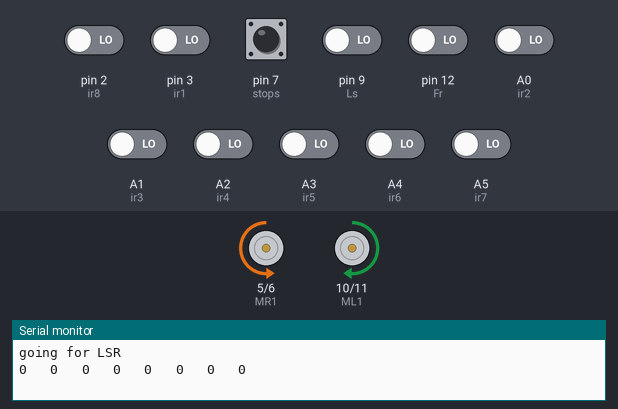
The sketch below on a simulated Arduino Uno, built with avr-gcc and run on an emulated ATmega328P. Shown: motor-driver pin pairs drawn as motors (green arrow = first pin HIGH = forward, orange = second pin HIGH = backward, longer = more drive), the last lines printed to the serial monitor. The inputs (shaded band) are chosen by the test bench; at power-on: A0 (ir2), A1 (ir3), A2 (ir4), A3 (ir5), A4 (ir6), A5 (ir7), pin 2 (ir8), pin 3 (ir1), pin 7 (stops), pin 9 (Ls), pin 12 (Fr) LOW.

Above: at 1.2 s.
1.3 s: A1 (ir3) driven HIGH
At 2.3 s:
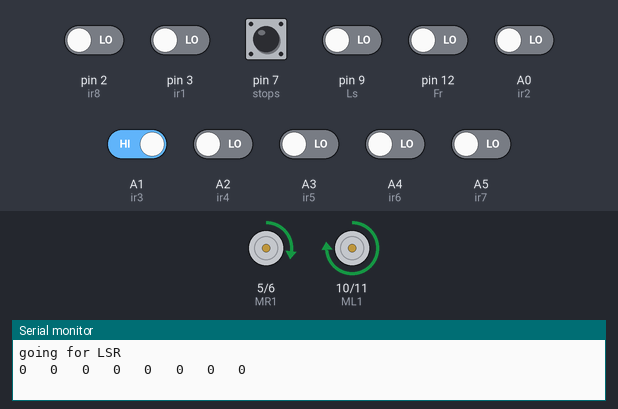
2.8 s: pin 2 (ir8) driven HIGH
At 4.0 s:
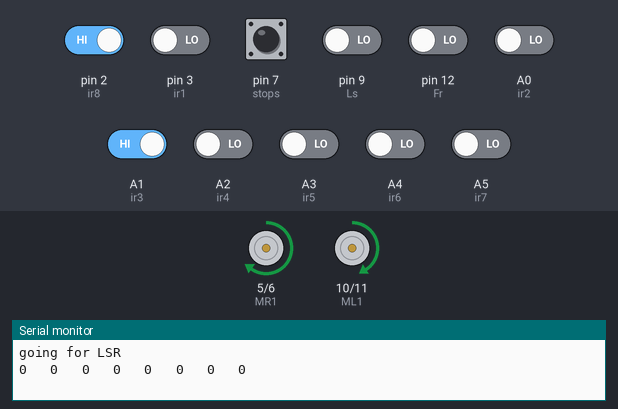
4.3 s: A4 (ir6) driven HIGH
At 5.0 s:
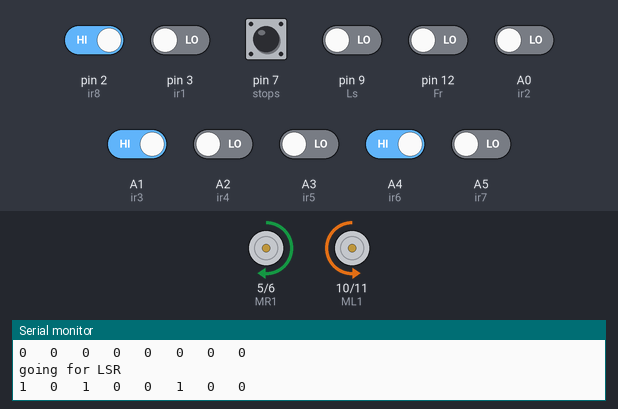
Timing chart, 0 to 7.3 s (numbered marks = the images above; inputs shaded):
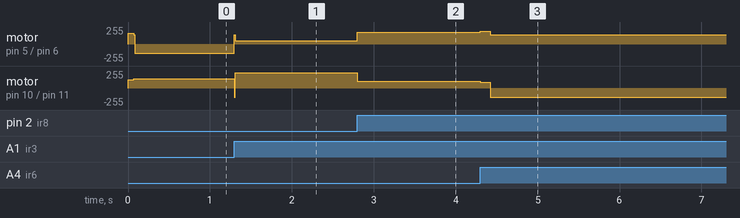

Measured:
- after the input at 1.3 s, motor on pin 5 (MR1) / pin 6 (MR2): backward 140/255 → forward 50/255 at once; motor on pin 10 (ML1) / pin 11 (ML2): forward 140/255 → forward 230/255 at once
- after the input at 2.8 s, motor on pin 5 (MR1) / pin 6 (MR2): forward 50/255 → forward 176/255 at once; motor on pin 10 (ML1) / pin 11 (ML2): forward 230/255 → forward 104/255 at once
- after the input at 4.3 s, motor on pin 5 (MR1) / pin 6 (MR2): forward 176/255 → forward 194/255 at once, → forward 140/255 0.12 s later; motor on pin 10 (ML1) / pin 11 (ML2): forward 104/255 → forward 86/255 at once, → backward 140/255 0.12 s later

The sketch:

NODE_detection_stop.ino
```cpp
#define ir1  3
#define ir2  A0
#define ir3  A1
#define ir4  A2
#define ir5  A3
#define ir6  A4
#define ir7  A5
#define ir8  2
#define stops 7


#define Ls 9
#define Rs 7
#define Fr 12

int dLs=0;
int dRs=0;
int dFr=0;

int lsr_node_avoid = 0;

int ir[8];                      // ir[0] -> rightfar
// ir[1] ->
// ir[2] -> rightnear
// ir[3] -> rightcenter
// ir[4] -> leftcenter
// ir[5] -> leftnear
// ir[6] ->
// ir[7] -> leftfar
int irr[8];
//// out 4
#define ML1 10
#define ML2 11

#define MR1 5
#define MR2 6

int leapTime = 150;

int v = 140;
int error = 0, prev_error = 0;
float Kp = 18, Kd = 8; // KP=14, kD=6
int weights[8] = { -10, -7, -5, -1, 1, 5, 7, 10};
int avg_error = 0, sensors = 0, output = 0, leftmot = 0, rightmot = 0;
unsigned long t;

int lsrinit=0;
int pidinit=0;

int nodedetect=0;
int curr_avoid = 0;
int node_arr[2][2];

void setup() {
  // put your setup code here, to run once
  pinMode(ir1, INPUT);
  pinMode(ir2, INPUT);
  pinMode(ir3, INPUT);
  pinMode(ir4, INPUT);
  pinMode(ir5, INPUT);
  pinMode(ir6, INPUT);
  pinMode(ir7, INPUT);
  pinMode(ir8, INPUT);
  pinMode(stops, INPUT);
  pinMode(Ls, INPUT);
  pinMode(Rs, INPUT);
  pinMode(Fr, INPUT);

  pinMode(ML1, OUTPUT);
  pinMode(ML2, OUTPUT);
  pinMode(MR1, OUTPUT);
  pinMode(MR2, OUTPUT);

 Serial.begin(9600);
}

void loop() {

  readSensors();   //// '0' -> white      '1' -> black
    if((!ir[0] && !ir[7]) && !lsrinit){
    checknode();
  }

  if ((ir[0] && ir[1] && ir[2]) || (ir[5] && ir[7]) ||
      (ir[0] && ir[1] && ir[2] && ir[3] && ir[4] && ir[7]) ||
      (!ir[0] && !ir[1] &&  !ir[2] && !ir[3] && !ir[4] && !ir[5] &&  !ir[6] && !ir[7]))
  {
    Serial.println("going for LSR");
    lsrinit=1;
    for(int i=0; i<8 ; i++)
       irr[i] = 0;
    t = millis();
    while (millis() - t < 70) {
      readSensors();
      for (int i = 0; i < 8; i++)
      {
        if (irr[i] == 0)
          irr[i] = ir[i];
      }
      straight();
    }
      for(int i=7; i>=0; i--)
      {
        Serial.print(irr[i]);
        Serial.print("   ");
        }
        Serial.println("");
    LSR();        // when we get any junction point. it will deside the priorirty of turn by (LSR)
  }
  else {
    //////Serial.println("going straight");
    if(lsr_node_avoid==0)
    lsrinit=0;
    straight();
  }

  if(millis() - curr_avoid>500){
  lsr_node_avoid = 0;
  curr_avoid = millis();
  }

}


void readSensors() {

  ir[0] = digitalRead(ir1);
  ir[1] = digitalRead(ir2);
  ir[2] = digitalRead(ir3);
  ir[3] = digitalRead(ir4);
  ir[4] = digitalRead(ir5);
  ir[5] = digitalRead(ir6);
  ir[6] = digitalRead(ir7);
  ir[7] = digitalRead(ir8);

  dLs=digitalRead(Ls);
  dRs=digitalRead(Rs);
  dFr=digitalRead(Fr);

//  dstops = digitalRead(stops);

   //////Serial.print(ir[0]);
  //////Serial.print("   ");
//  Serial.print("          ");
//  Serial.println(dFr);
//  Serial.print("        ");
//  Serial.print(dLs);
//  Serial.print("   ");
//  Serial.print(dRs);
//  Serial.println("        ");
//  Serial.print(ir[6]);
//  Serial.print("   ");
//  Serial.print(ir[5]);
//  Serial.print("   ");
//  Serial.print(ir[4]);
//  Serial.print("   ");
//  Serial.print(ir[3]);
//  Serial.print("   ");
//  Serial.print(ir[2]);
//  Serial.print("   ");
//  Serial.print(ir[1]);
//  //////Serial.print("   ");
//  //////Serial.print(ir[7]);
//  Serial.println("   ");
  //////Serial.println("---------------------");
}

void checknode(){
//  if(dLs && dRs && ir[4] && ir[5] && !ir[2] &&  !ir[3]){
//    Serial.println("Hogya1");
//    hogya();
//  }
//  else if(!dLs && !dRs && !ir[4] && !ir[5] && !ir[2] && ! ir[3]){
//    Serial.println("Hogya2");
//    hogya();
//  }
//  else if(dLs && dRs && !ir[4] && !ir[5] && !ir[2] && ! ir[3]){
//    Serial.println("Hogya3");
//    hogya();
//  }
//  else if(dLs && !dRs && (((ir[1] && ir[2] && ir[3] && ir[4]) || (ir[2] && ir[3] && ir[4] && ir[5]) || (ir[3] && ir[4] && ir[5] && ir[6]) || (ir[1] && ir[2] && ir[3]) || (ir[2] && ir[3] && ir[4]) || (ir[3] && ir[4] && ir[5]) || (ir[4] && ir[5] && ir[6])))){
//    Serial.println("Hogya3");
//    hogya();
//  }
//  else if(dLs && !dRs && ir[4] && ir[5] && !ir[2] &&  !ir[3]){
//    Serial.println("Hogya4");
//    hogya();
//  }

  if(ir[2]==ir[3] && ir[4]==ir[5] && (dLs || dRs) && dFr)
  {
     Serial.println("node detected");
     int in_1 = ir[2];
     int in_2 = ir[4];
     int in_3 = dLs;
     int in_4 = dRs;
     int n = 200;
     int cnt = 0;
     node_arr[0][0] = 0;
     node_arr[0][1] = 0;
     node_arr[1][0] = 0;
     node_arr[1][1] = 0;
     for(int i=0;i<n;i++){
     node_arr[0][0] += dLs;
     node_arr[0][1] += dRs;
     node_arr[1][0] += ir[4];
     node_arr[1][1] += ir[2];
     cnt++;
     }
     node_arr[0][0] /= cnt;
     node_arr[0][1] /= cnt;
     node_arr[1][0] /= cnt;
     node_arr[1][1] /= cnt;
     if(node_arr[0][0]==in_3 && node_arr[0][1]==in_4 && node_arr[1][0]==in_2 && node_arr[1][1]==in_1)
     {
      Serial.println("Node confirmed");
      char buffer[40];
    sprintf(buffer, "%d --- %d", node_arr[0][0], node_arr[0][1]);
    Serial.println(buffer);
    sprintf(buffer, "%d --- %d", node_arr[1][0], node_arr[1][1]);
    Serial.println(buffer);
    done();
     }
  }
//  if(ir[2]==ir[3] && ir[4]==ir[5] && (!dLs && !dRs) && dFr){
//     Serial.println("all white node detected");
//  }
}

void LSR() {    // for junction points


  /* analogWrite(ML1, v);
    analogWrite(ML2, 0);
    analogWrite(MR1, v);
    analogWrite(MR2, 0);
    delay(50);*/

  if (digitalRead(ir1) && digitalRead(ir2) && digitalRead(ir4) && digitalRead(ir6) && digitalRead(ir8) && digitalRead(stops)){
    done();
  }

  if (irr[7] || irr[6] )
  { t = millis();
    //if(( ir[0] && ir[7]) || ( ir[1] && ir[6])){     // case '1' or case '2'
    //////Serial.println("case '1' or case '2'");
    while (millis() - t < 50)
      straight();
    turnLeft();
  }

  else if (irr[0] || irr[1] ) {              // case '4' or case'6'  and one more hiden case to be find!
    if (digitalRead(ir1) || digitalRead(ir2) || digitalRead(ir3) || digitalRead(ir4) || digitalRead(ir5) || digitalRead(ir6) || digitalRead(ir7) || digitalRead(ir8)) {
      //////Serial.println("case '4' \n stright");
      straight();// only case'6'
    }
    else {
      t=millis();
      while (millis() - t < 50)
        straight();
      //////Serial.println("case '6'");
      turnRight();
    }
  }
  else if (!irr[0] && !irr[1] &&  !irr[2] && !irr[3] && !irr[4] && !irr[5] &&  !irr[6] && !irr[7]) {        // case'7'
    //////Serial.println("case '7'");
    turnAround();
    lsr_node_avoid = 1;
    curr_avoid = millis();
  }
}


void done() {
  Serial.print("######DONE#######");
  analogWrite(ML1, 0);
  analogWrite(ML2, 0);
  analogWrite(MR1, 0);
  analogWrite(MR2, 0);
  done();
}

/*void straight(){ //////////////////////////////////////////////////////////////////////////////////////// without PID

  if(ir[3]==1 && ir[4] ==1)
  {
    analogWrite(ML1, v);
    analogWrite(ML2, 0);
    analogWrite(MR1, v);
    analogWrite(MR2, 0);

    }
  else if(ir[2]==1 && ir[3]==1){
    analogWrite(ML1, v+20);
    analogWrite(ML2, 0);
    analogWrite(MR1, v-20);
    analogWrite(MR2, 0);
    }
  else if(ir[4]==1 && ir[5]==1){
    analogWrite(ML1, v-20);
    analogWrite(ML2, 0);
    analogWrite(MR1, v+20);
    analogWrite(MR2, 0);
    }
  else if(ir[1]==1 && ir[2]==1){
    analogWrite(ML1, v+40);
    analogWrite(ML2, 0);
    analogWrite(MR1, v-40);
    analogWrite(MR2, 0);
    }
  else if(ir[5]==1 && ir[6]==1){
    analogWrite(ML1, v-40);
    analogWrite(ML2, 0);
    analogWrite(MR1, v+40);
    analogWrite(MR2, 0);
    }
  else if(ir[0]==1 )
  { while(digitalRead(ir5)!=1)
  {
    analogWrite(ML1, v);
    analogWrite(ML2, 0);
    analogWrite(MR1, 0);
    analogWrite(MR2, v);
    }}
  else if( ir[7]==1)
  { while(digitalRead(ir4)!=1)
    {analogWrite(ML1, 0);
    analogWrite(ML2, v);
    analogWrite(MR1, v);
    analogWrite(MR2, 0);
    }}

  else {
    analogWrite(ML1, v);
    analogWrite(ML2, 0);
    analogWrite(MR1, v);
    analogWrite(MR2, 0);
    }

  }   ////////////////////////////////////////////////////////////////////////////////////////////////////////

*/
void straight() { //////////////////////////////////////////////////////////////////////////////////////// By PID controlling
  prev_error = avg_error;
  for (int i = 0; i < 8; i++)
  { if (ir[i])
      sensors++;
    error += ir[i] * weights[7 - i];
  }
  avg_error = error / sensors;
  sensors = 0; error = 0;
  output = Kp * avg_error + Kd * (avg_error - prev_error);

  leftmot = v + output;
  rightmot = v - output;
  leftmot = constrain(leftmot, 0, 255);
  rightmot = constrain(rightmot, 0, 255);
  analogWrite(ML1, leftmot);
  analogWrite(ML2, LOW);
  analogWrite(MR1, rightmot);
  analogWrite(MR2, LOW);

  //////Serial.print(leftmot);
  //////Serial.print("          ");
  //////Serial.println(rightmot);
  output = 0;
}


void turnLeft() {
  //////Serial.print("turn left starts");
  while (digitalRead(ir8) || digitalRead(ir7) || digitalRead(ir6) || digitalRead(ir5) || digitalRead(ir4) || digitalRead(ir3) || digitalRead(ir2) || digitalRead(ir1))
  {
    analogWrite(ML1, 0);
    analogWrite(ML2, v);
    analogWrite(MR1, v);
    analogWrite(MR2, 0);
    //////Serial.println("In while 1 ");
  }

  while (!digitalRead(ir5) && !digitalRead(ir4) && !digitalRead(ir3) && !digitalRead(ir2)) {
    analogWrite(ML1, 0);
    analogWrite(ML2, v);
    analogWrite(MR1, v);
    analogWrite(MR2, 0);
    //////Serial.println("In while 2");
  }
  analogWrite(ML1, v);   // this thing is due overshoot of motors
  analogWrite(ML2, 0);
  analogWrite(MR1, 0);
  analogWrite(MR2, v);
  delay(10);
  //////Serial.println("turn left ends");

}


void turnRight() {
  //////Serial.println("turn right starts");
  while (digitalRead(ir8) || digitalRead(ir7) || digitalRead(ir6) || digitalRead(ir5) || digitalRead(ir4) || digitalRead(ir3) || digitalRead(ir2) || digitalRead(ir1)) {
    analogWrite(ML1, v);
    analogWrite(ML2, 0);
    analogWrite(MR1, 0);
    analogWrite(MR2, v);
    //////Serial.println("In while 1 ");
  }

  while ( !digitalRead(ir4) && !digitalRead(ir5) && !digitalRead(ir6) && !digitalRead(ir7) ) {
    analogWrite(ML1, v);
    analogWrite(ML2, 0);
    analogWrite(MR1, 0);
    analogWrite(MR2, v);
    //////Serial.println("In while 2 ");
  }
  analogWrite(ML1, 0);   // this thing is due overshoot of motors
  analogWrite(ML2, v);
  analogWrite(MR1, v);
  analogWrite(MR2, 0);
  delay(10);
  //////Serial.println("turn right ends");
}


void turnAround() {
  //////Serial.println("turn around starts");
  analogWrite(ML1, v);
  analogWrite(ML2, 0);
  analogWrite(MR1, v);
  analogWrite(MR2, 0);
  delay(10);
  while (!digitalRead(ir3) && !digitalRead(ir4) && !digitalRead(ir5) && !digitalRead(ir6) && !digitalRead(ir7)) {
    analogWrite(ML1, v);
    analogWrite(ML2, 0);
    analogWrite(MR1, 0);
    analogWrite(MR2, v);
    //////Serial.println("In while");
  }
//  while (!digitalRead(ir1) !digitalRead(ir3) && !digitalRead(ir4) && !digitalRead(ir5) && !digitalRead(ir6) && !digitalRead(ir7)) {
//    analogWrite(ML1, v);
//    analogWrite(ML2, 0);
//    analogWrite(MR1, 0);
//    analogWrite(MR2, v);
//    //////Serial.println("In while");
//  }
  analogWrite(ML1, 0);   // this thing is due overshoot of motors
  analogWrite(ML2, v);
  analogWrite(MR1, v);
  analogWrite(MR2, 0);
  delay(10);
  //////Serial.println("turn around ends");

}
```
